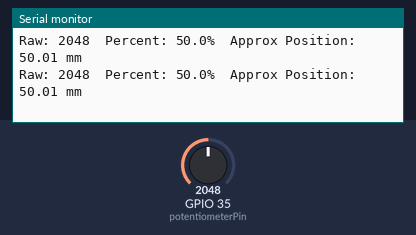
A sketch run on a simulated ESP32. Parts: the last lines printed to the serial monitor. The inputs (shaded band) are chosen by the test bench; at power-on: GPIO 35 (potentiometerPin) = 2048.

Above: at 1.2 s.
1.3 s: GPIO 35 (potentiometerPin) set to 2866
At 1.31 s:
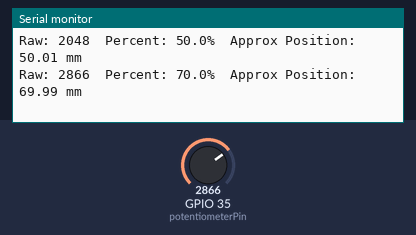
2.8 s: GPIO 35 (potentiometerPin) set to 3603
At 2.82 s:
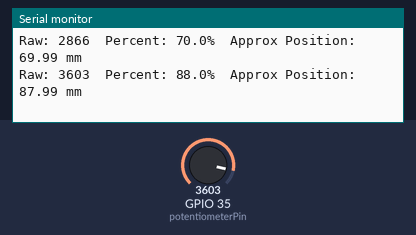
Timing chart, 0 to 5.8 s (numbered marks = the images above; inputs shaded):
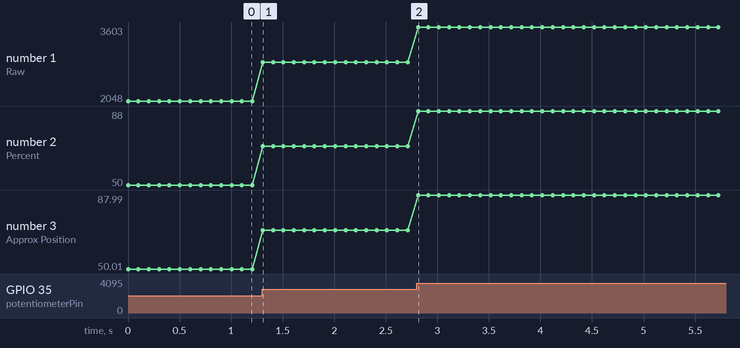

The sketch:

Linear_Potentiometer.ino
```cpp
const int potentiometerPin = 35;

const float sliderTravelMM = 100.0;

// Global current position estimate in millimeters
float currentSliderMM = 0.0;

void setup() {
  Serial.begin(9600);
}

void loop() {
  int rawValue = analogRead(potentiometerPin);

  float percentage = rawValue / 4095.0;
  currentSliderMM = percentage * sliderTravelMM;

  Serial.print("Raw: ");
  Serial.print(rawValue);

  Serial.print("  Percent: ");
  Serial.print(percentage * 100.0, 1);
  Serial.print("%");

  Serial.print("  Approx Position: ");
  Serial.print(currentSliderMM, 2);
  Serial.println(" mm");

  delay(100);
}
```

Measured:
- after the input at 1.3 s, the serial monitor: prints a new line at once (image 1)
- after the input at 2.8 s, the serial monitor: prints a new line at once (image 2)
- plotted number 1: 2048 → 2866 after the input at 1.3 s, 2866 → 3603 after the input at 2.8 s
- plotted number 2: 50 → 70 after the input at 1.3 s, 70 → 88 after the input at 2.8 s
- plotted number 3: 50.01 → 69.99 after the input at 1.3 s, 69.99 → 87.99 after the input at 2.8 s
